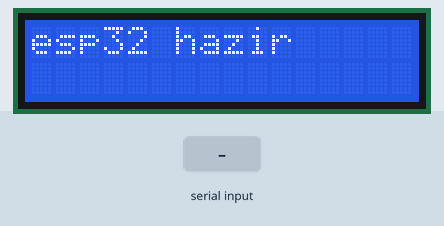
Bench run of a sketch on a simulated ESP32. Shown: 16×2 character LCD. The test bench sets the inputs (shaded band). WiFi joins after 1.5 s; servers stay silent unless stated; uploads are accepted with an empty reply; what the sketch prints to the serial monitor is not drawn.

Above: at 0.1 s.
6.3 s: "1" received over Serial
At 7.5 s:
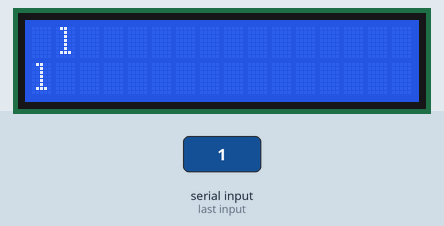
At 12.6 s:
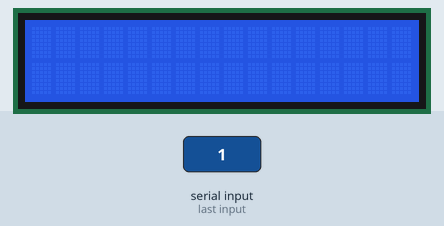
Timing chart, 0 to 14.0 s (numbered marks = the images above; inputs shaded):
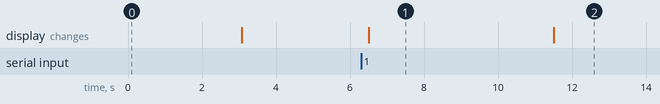

Measured:
- after the input at 6.3 s, the display: changes after 0.20 s (image 1)
- what the display in image 1 shows lasts 5.0 s, from 6.5 s to 11.5 s

The sketch:

TemelElektrikElektronikOdevi.ino
```cpp
#include <Arduino.h>
#include <WiFi.h>
#include <HTTPClient.h>
#include <ArduinoJson.h>
#include <Wire.h>
#include <LiquidCrystal_I2C.h>

LiquidCrystal_I2C ekran(0x27,16,2);


const int ledPin = 2;
const char* ssid = "Wifi SSID'si";
const char* password = "Wifi şifresi";
const char* chatgpt_token = "OpenAI API Key'i buraya koyuyoruz";
String res = "";

void setup() {
  Serial.begin(115200);
  ekran.init();
  ekran.backlight();
  WiFi.mode(WIFI_STA);
  WiFi.disconnect();
ekran.print("esp32 hazir");
delay(3000);
ekran.clear();

  while (!Serial);

  // wait for WiFi connection
  WiFi.begin(ssid, password);
  Serial.print("Connecting to ");
  Serial.println(ssid);
  while (WiFi.status() != WL_CONNECTED) {
    delay(1000);
    Serial.print(".");
  }
  Serial.println("connected");
  Serial.print("IP address: ");
  Serial.println(WiFi.localIP());
}

void loop()
{
  Serial.print("Ask your Question : ");
  while (!Serial.available());
  while (Serial.available())
  {
    char add = Serial.read();
    res = res + add;
    delay(1);
  }
  int len = res.length();
  res = res.substring(0, (len - 1));
  res = "\"" + res + "\"";
  Serial.println(res);

  HTTPClient https;

  //Serial.print("[HTTPS] begin...\n");
  if (https.begin("https://api.openai.com/v1/completions")) {  // HTTPS

    https.addHeader("Content-Type", "application/json");
    String token_key = String("Bearer ") + chatgpt_token;
    https.addHeader("Authorization", token_key);

    String payload = String("{\"model\": \"text-davinci-003\", \"prompt\": ") + res + String(", \"temperature\": 1, \"max_tokens\": 100}"); //Instead of TEXT as Payload, can be JSON as Paylaod

    //Serial.print("[HTTPS] GET...\n");

    // start connection and send HTTP header
    int httpCode = https.POST(payload);

    // httpCode will be negative on error
    // file found at server
    if (httpCode == HTTP_CODE_OK || httpCode == HTTP_CODE_MOVED_PERMANENTLY) {
      String payload = https.getString();
      //Serial.println(payload);

      DynamicJsonDocument doc(1024);


      deserializeJson(doc, payload);
      String Answer = doc["choices"][0]["text"];
      Answer = Answer.substring(2);
      Serial.print("Answer : "); Serial.println(Answer);
      int uzunluk = Answer.length();
      int ortaIndex = uzunluk / 2;
      int boslukIndex = -1;

      for (int i = ortaIndex; i < uzunluk; i++) {
        if (Answer.charAt(i) == ' ') {
          boslukIndex = i;
          break;
        }
      }

      String ilkKisim;
      String ikinciKisim;

      if (boslukIndex != -1) {
         ilkKisim = Answer.substring(0, boslukIndex);
         ikinciKisim = Answer.substring(boslukIndex + 1);
      } else   {
        ilkKisim = Answer.substring(0, ortaIndex);
        ikinciKisim = Answer.substring(ortaIndex);

      }
      ekran.setCursor(1,0);
      ekran.print(ilkKisim);
      ekran.setCursor(0,1);
      ekran.print(ikinciKisim);
      delay(5000);
      ekran.clear();
    }
    else {
      Serial.printf("[HTTPS] GET... failed, error: %s\n", https.errorToString(httpCode).c_str());
      ekran.setCursor(0,1);
      ekran.print("Err");
      delay(3000);
      ekran.clear();
    }
    https.end();
  }
  else {
    Serial.printf("[HTTPS] Unable to connect\n");
  }
  Serial.println("Wait 10s before next round...");
  res = "";
  delay(10000);
}
```
